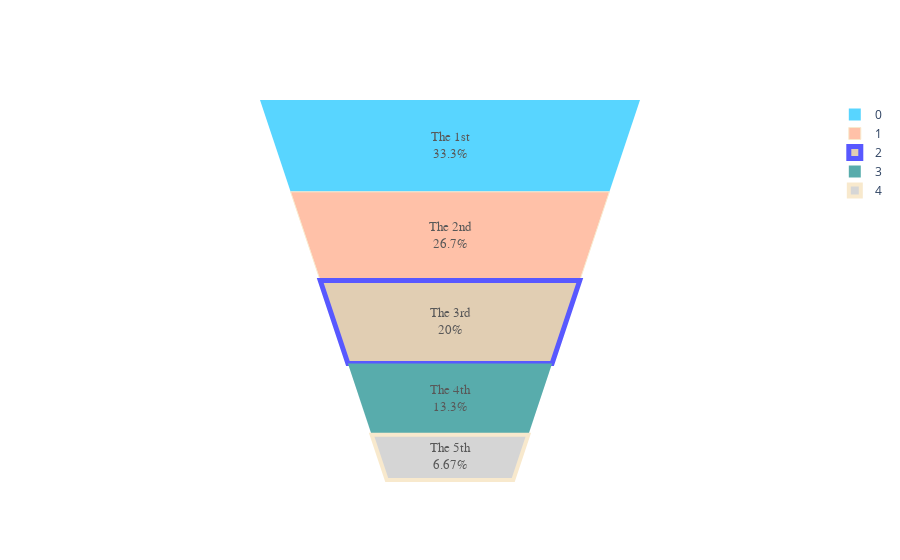

Source (notebook cell):
### Code cell
fig.show()

### Figure 1 — Plotly figure (JSON) as saved in the notebook; plotly's stock layout.template omitted (floating-point values rounded to 4 significant figures)
{"data": [{"marker": {"colors": ["deepskyblue", "lightsalmon", "tan", "teal", "silver"], "line": {"color": ["wheat", "wheat", "blue", "wheat", "wheat"], "width": [0, 1, 5, 0, 4]}}, "opacity": 0.65, "text": ["The 1st", "The 2nd", "The 3rd", "The 4th", "The 5th"], "textfont": {"color": "black", "family": "Old Standard TT, serif", "size": 13}, "type": "funnelarea", "values": [5, 4, 3, 2, 1]}], "layout": {}}
